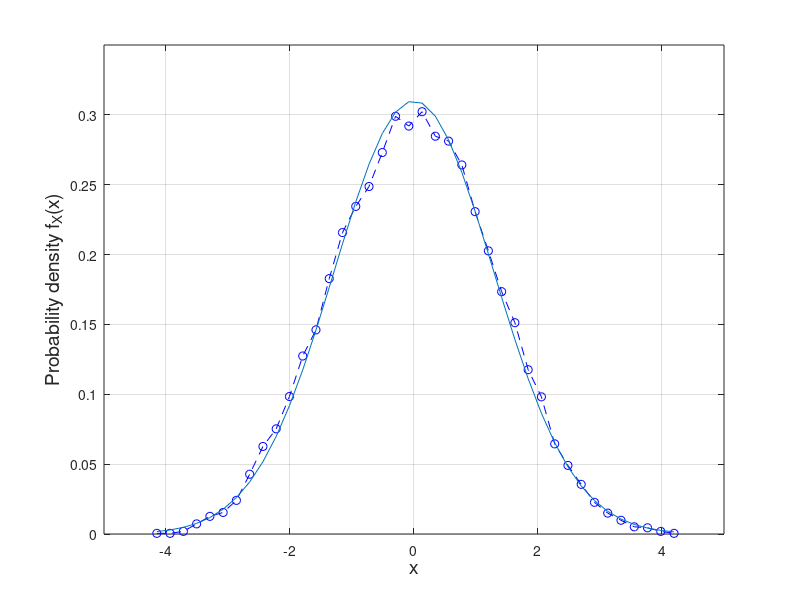

MATLAB code to generate this figure:
clear all;
close all;
L=20000; %number of samples
x1 = -1 + (1+1)*rand(1,L); %노이즈 생성 
x2 = -1 + (1+1)*rand(1,L); %노이즈 생성 
x3 = -1 + (1+1)*rand(1,L); %노이즈 생성 
x4 = -1 + (1+1)*rand(1,L); %노이즈 생성 
x5 = -1 + (1+1)*rand(1,L); %노이즈 생성 
X=x1+x2+x3+x4+x5;


[A,B]=hist(X,40); % Bin 40개, A는 B가 얼마나 분포하는지
area=(B(2)-B(1))*sum(A);
pdf=A/area; % Scaling to meet the constraint that the integration of a pdf is "unitity"
mu = mean(X); % X의 평균
sigma = std(X); % X의 표준편차
normpdfX = normpdf(B,mu, sigma); % 정규분포 구하기
plot(B,pdf,'b--o',B,normpdfX);
xlabel('x','fontsize',14);
ylabel('Probability density f_X(x)','fontsize',14);
grid;
axis([-5 5 0 0.35]);


